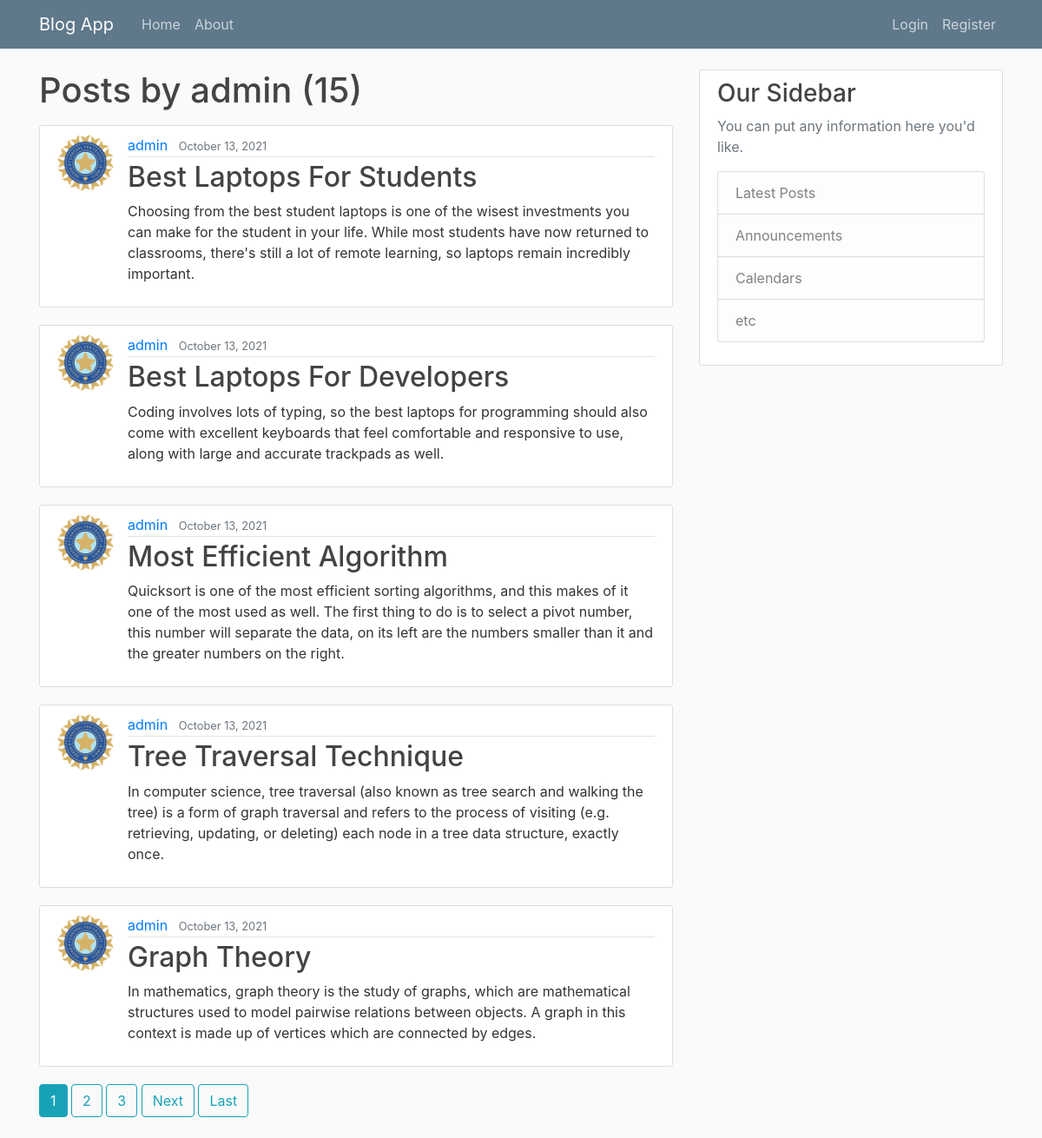
Screenshot of /user/admin with the database file from the repository.
### blog/models.py (models this page shows, shortened)
class Post(models.Model):
    title = models.CharField(max_length=100)
    content = models.TextField()
    date_posted = models.DateTimeField(default=timezone.now)
    author = models.ForeignKey(User, on_delete=models.CASCADE)

### users/models.py (models this page shows, shortened)
class Profile(models.Model):
    user = models.OneToOneField(User, on_delete=models.CASCADE)
    image = models.ImageField(default='default.jpg', upload_to='profile_pics')

### blog/views.py (the view)
# urls.py: path('user/<str:username>', UserPostListView.as_view(), name='user-posts'),
class UserPostListView(ListView):
    model = Post
    template_name = 'blog/user_posts.html' # <app>/<model>_<viewtype>.html
    context_object_name = 'posts'
    paginate_by = 5
    def get_queryset(self):
        user = get_object_or_404(User, username=self.kwargs.get('username'))
        return Post.objects.filter(author=user).order_by('-date_posted')

### blog/templates/blog/user_posts.html (shortened to what this page needs)
{% extends 'blog/base.html' %}
{% block content %}
    <h1 class="mb-3">Posts by {{ view.kwargs.username }} ({{ page_obj.paginator.count }})</h1>
    {% for post in posts %}
      <article class="media content-section">
          <img class="rounded-circle article-img" src="{{ post.author.profile.image.url }}" alt="">
          <div class="media-body">
            <div class="article-metadata">
              <a class="mr-2" href="{% url 'user-posts' post.author.username %}">{{ post.author }}</a>
              <small class="text-muted">{{ post.date_posted|date:"F d, Y" }}</small>
            </div>
            <h2><a class="article-title" href="{% url 'post-detail' post.id %}">{{ post.title }}</a></h2>
            <p class="article-content">{{ post.content }}</p>
          </div>
      </article>
    {% endfor %}
    {% if is_paginated %}
      {% for num in page_obj.paginator.page_range %}
        {% if page_obj.number == num %}
          <a class="btn btn-info mb-4" href="?page={{ num }}">{{ num }}</a>
        {% elif num > page_obj.number|add:'-3' and num < page_obj.number|add:'3' %}
          <a class="btn btn-outline-info mb-4" href="?page={{ num }}">{{ num }}</a>
        {% endif %}
      {% endfor %}
      {% if page_obj.has_next %}
        <a class="btn btn-outline-info mb-4" href="?page={{ page_obj.next_page_number }}">Next</a>
        <a class="btn btn-outline-info mb-4" href="?page={{ page_obj.paginator.num_pages }}">Last</a>
      {% endif %}
    {% endif %}
{% endblock content %}

### blog/static/blog/main.css (style rules this page uses)
body { background: #fafafa; color: #333333; margin-top: 5rem; }
h1, h2, h3, h4, h5, h6 { color: #444444; }
.content-section { background: #ffffff; padding: 10px 20px; border: 1px solid #dddddd; border-radius: 3px; margin-bottom: 20px; }
.article-title { color: #444444; }
.article-content { white-space: pre-line; }
.article-img { height: 65px; width: 65px; margin-right: 16px; }
.article-metadata { padding-bottom: 1px; margin-bottom: 4px; border-bottom: 1px solid #e3e3e3 }

### rows the page displays
Post: author.profile.image (picture), author "admin", date_posted "October 13, 2021", title "Best Laptops For Students", content "Choosing from the best student laptops is one of the wisest investments you can make for the student in your life. While most students have now returned to classrooms, there's still a lot of remote learning, so laptops remain incredibly important."
Post: author.profile.image (picture), author "admin", date_posted "October 13, 2021", title "Best Laptops For Developers", content "Coding involves lots of typing, so the best laptops for programming should also come with excellent keyboards that feel comfortable and responsive to use, along with large and accurate trackpads as well."
Post: author.profile.image (picture), author "admin", date_posted "October 13, 2021", title "Most Efficient Algorithm", content "Quicksort is one of the most efficient sorting algorithms, and this makes of it one of the most used as well. The first thing to do is to select a pivot number, this number will separate the data, on its left are the numbers smaller than it and the greater numbers on the right."
Post: author.profile.image (picture), author "admin", date_posted "October 13, 2021", title "Tree Traversal Technique", content "In computer science, tree traversal (also known as tree search and walking the tree) is a form of graph traversal and refers to the process of visiting (e.g. retrieving, updating, or deleting) each node in a tree data structure, exactly once."
Post: author.profile.image (picture), author "admin", date_posted "October 13, 2021", title "Graph Theory", content "In mathematics, graph theory is the study of graphs, which are mathematical structures used to model pairwise relations between objects. A graph in this context is made up of vertices which are connected by edges."

### other values shown
{{ view.kwargs.username }} "admin"
{{ page_obj.paginator.count }} "15"
{{ num }} "1"
{{ num }} "2" "3"
